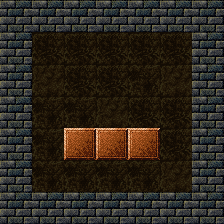

A level layout from a 2D game, rendered from its tile map. Below: a short description, then the map file with its tile-grid data intact:
An orthogonal 7x7 tile map with 32x32 px tiles, 1 tile layer (ground) and 9 objects (2x money, stairUpWest, stairUpEast, food).

<map version="1.10" tiledversion="1.11.2" orientation="orthogonal" renderorder="right-down" width="7" height="7" tilewidth="32" tileheight="32" infinite="0" nextlayerid="6" nextobjectid="11">
 <editorsettings>
  <export target="stonevilleShopCellar.tmj" format="json" />
 </editorsettings>
 <tileset firstgid="1" name="tiles4" tilewidth="32" tileheight="32" tilecount="136" columns="8">
  <image source="tiles4.png" width="256" height="544" />
 </tileset>
 <layer id="2" name="ground" width="7" height="7">
  <data encoding="csv">
128,128,128,128,128,128,128,
128,17,17,17,17,17,128,
128,14,17,17,16,14,128,
128,16,16,14,17,17,128,
128,16,121,121,121,17,128,
128,16,16,16,16,14,128,
128,128,128,128,128,128,128
</data>
 </layer>
 <objectgroup id="3" name="portals">
  <object id="2" name="stairUpWest" gid="29" x="32" y="64" width="32" height="32">
   <properties>
    <property name="toMap" value="stonevilleShop" />
    <property name="toPortal" value="stairDown" />
   </properties>
  </object>
  <object id="3" name="stairUpEast" gid="1073741853" x="160" y="64" width="32" height="32">
   <properties>
    <property name="toMap" value="stonevilleEastTunnel" />
    <property name="toPortal" value="stairDown" />
   </properties>
  </object>
 </objectgroup>
 <objectgroup id="5" name="navmesh">
  <object id="7" x="32" y="32" width="160" height="96" />
  <object id="8" x="32" y="128" width="32" height="32" />
  <object id="9" x="32" y="160" width="160" height="32" />
  <object id="10" x="160" y="128" width="32" height="32" />
 </objectgroup>
 <objectgroup id="4" name="items">
  <object id="4" name="gol" type="money" gid="76" x="96" y="160" width="32" height="32">
   <properties>
    <property name="count" type="int" value="100" />
   </properties>
  </object>
  <object id="5" name="gol" type="money" gid="75" x="128" y="160" width="32" height="32">
   <properties>
    <property name="count" type="int" value="50" />
   </properties>
  </object>
  <object id="6" name="orange" type="food" gid="93" x="64" y="160" width="32" height="32" />
 </objectgroup>
</map>
